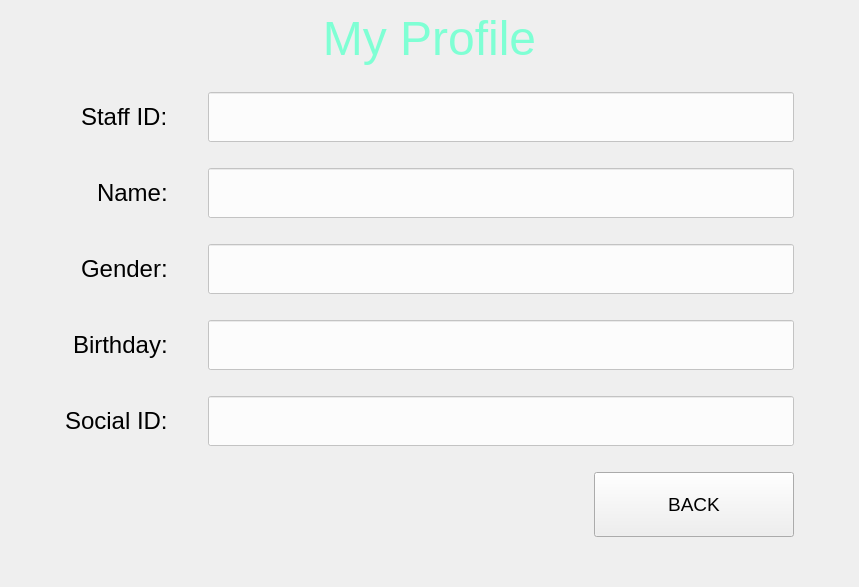
          <widget class="QWidget" name="AdProfile">
           <layout class="QGridLayout" name="gridLayout_8">
            <property name="leftMargin">
             <number>65</number>
            </property>
            <property name="rightMargin">
             <number>65</number>
            </property>
            <property name="bottomMargin">
             <number>50</number>
            </property>
            <property name="horizontalSpacing">
             <number>20</number>
            </property>
            <property name="verticalSpacing">
             <number>26</number>
            </property>
            <item row="1" column="0" alignment="Qt::AlignRight">
             <widget class="QLabel" name="lb_AdID">
              <property name="font">
               <font>
                <pointsize>18</pointsize>
               </font>
              </property>
              <property name="styleSheet">
               <string notr="true">#label{
        color: #FBFFF4;
}
</string>
              </property>
              <property name="text">
               <string>Staff ID:   </string>
              </property>
             </widget>
            </item>
            <item row="1" column="1" colspan="2">
             <widget class="QLineEdit" name="txt_AdID">
              <property name="sizePolicy">
               <sizepolicy hsizetype="Expanding" vsizetype="Fixed">
                <horstretch>0</horstretch>
                <verstretch>0</verstretch>
               </sizepolicy>
              </property>
              <property name="minimumSize">
               <size>
                <width>586</width>
                <height>50</height>
               </size>
              </property>
              <property name="maximumSize">
               <size>
                <width>612</width>
                <height>50</height>
               </size>
              </property>
              <property name="font">
               <font>
                <pointsize>18</pointsize>
               </font>
              </property>
              <property name="styleSheet">
               <string notr="true">color: #000000;
background-color: rgba(255,255,255,200)</string>
              </property>
              <property name="readOnly">
               <bool>true</bool>
              </property>
             </widget>
            </item>
            <item row="2" column="0" alignment="Qt::AlignRight">
             <widget class="QLabel" name="lb_AdName">
              <property name="font">
               <font>
                <pointsize>18</pointsize>
               </font>
              </property>
              <property name="styleSheet">
               <string notr="true">#label{
        color: #FBFFF4;
}
</string>
              </property>
              <property name="text">
               <string>Name:   </string>
              </property>
             </widget>
            </item>
            <item row="2" column="1" colspan="2">
             <widget class="QLineEdit" name="txt_AdName">
              <property name="minimumSize">
               <size>
                <width>0</width>
                <height>50</height>
               </size>
              </property>
              <property name="maximumSize">
               <size>
                <width>612</width>
                <height>50</height>
               </size>
              </property>
              <property name="font">
               <font>
                <pointsize>18</pointsize>
               </font>
              </property>
              <property name="styleSheet">
               <string notr="true">color: #000000;
background-color: rgba(255,255,255,200)</string>
              </property>
              <property name="readOnly">
               <bool>true</bool>
              </property>
             </widget>
            </item>
            <item row="3" column="0" alignment="Qt::AlignRight">
             <widget class="QLabel" name="lb_AdGender">
              <property name="font">
               <font>
                <pointsize>18</pointsize>
               </font>
              </property>
              <property name="styleSheet">
               <string notr="true">#label{
        color: #FBFFF4;
}
</string>
              </property>
              <property name="text">
               <string>Gender:   </string>
              </property>
             </widget>
            </item>
            <item row="3" column="1" colspan="2">
             <widget class="QLineEdit" name="txt_AdGender">
              <property name="minimumSize">
               <size>
                <width>0</width>
                <height>50</height>
               </size>
              </property>
              <property name="maximumSize">
               <size>
                <width>612</width>
                <height>50</height>
               </size>
              </property>
              <property name="font">
               <font>
                <pointsize>18</pointsize>
               </font>
              </property>
              <property name="styleSheet">
               <string notr="true">color: #000000;
background-color: rgba(255,255,255,200)</string>
              </property>
              <property name="readOnly">
               <bool>true</bool>
              </property>
             </widget>
            </item>
            <item row="4" column="0" alignment="Qt::AlignRight">
             <widget class="QLabel" name="lb_AdBirthday">
              <property name="font">
               <font>
                <pointsize>18</pointsize>
               </font>
              </property>
              <property name="styleSheet">
               <string notr="true">#label{
        color: #FBFFF4;
}
</string>
              </property>
              <property name="text">
               <string>Birthday:   </string>
              </property>
             </widget>
            </item>
            <item row="4" column="1" colspan="2">
             <widget class="QLineEdit" name="txt_AdBirthday">
              <property name="minimumSize">
               <size>
                <width>0</width>
                <height>50</height>
               </size>
              </property>
              <property name="maximumSize">
               <size>
                <width>612</width>
                <height>50</height>
               </size>
              </property>
              <property name="font">
               <font>
                <pointsize>18</pointsize>
               </font>
              </property>
              <property name="styleSheet">
               <string notr="true">color: #000000;
background-color: rgba(255,255,255,200)</string>
              </property>
              <property name="readOnly">
               <bool>true</bool>
              </property>
             </widget>
            </item>
            <item row="5" column="0" alignment="Qt::AlignRight">
             <widget class="QLabel" name="lb_AdSocialID">
              <property name="font">
               <font>
                <pointsize>18</pointsize>
               </font>
              </property>
              <property name="styleSheet">
               <string notr="true">#label{
        color: #FBFFF4;
}
</string>
              </property>
              <property name="text">
               <string>Social ID:   </string>
              </property>
             </widget>
            </item>
            <item row="5" column="1" colspan="2">
             <widget class="QLineEdit" name="txt_AdSocialID">
              <property name="minimumSize">
               <size>
                <width>0</width>
                <height>50</height>
               </size>
              </property>
              <property name="maximumSize">
               <size>
                <width>612</width>
                <height>50</height>
               </size>
              </property>
              <property name="font">
               <font>
                <pointsize>18</pointsize>
               </font>
              </property>
              <property name="styleSheet">
               <string notr="true">color: #000000;
background-color: rgba(255,255,255,200)</string>
              </property>
              <property name="readOnly">
               <bool>true</bool>
              </property>
             </widget>
            </item>
            <item row="6" column="2">
             <widget class="QPushButton" name="button_back_4">
              <property name="minimumSize">
               <size>
                <width>200</width>
                <height>65</height>
               </size>
              </property>
              <property name="maximumSize">
               <size>
                <width>200</width>
                <height>65</height>
               </size>
              </property>
              <property name="font">
               <font>
                <pointsize>14</pointsize>
               </font>
              </property>
              <property name="text">
               <string>BACK</string>
              </property>
             </widget>
            </item>
            <item row="0" column="0" colspan="3">
             <widget class="QLabel" name="lb_MyProfile_2">
              <property name="font">
               <font>
                <pointsize>36</pointsize>
               </font>
              </property>
              <property name="styleSheet">
               <string notr="true">color: #7FFFD4;</string>
              </property>
              <property name="text">
               <string>My Profile</string>
              </property>
              <property name="alignment">
               <set>Qt::AlignCenter</set>
              </property>
             </widget>
            </item>
           </layout>
          </widget>
